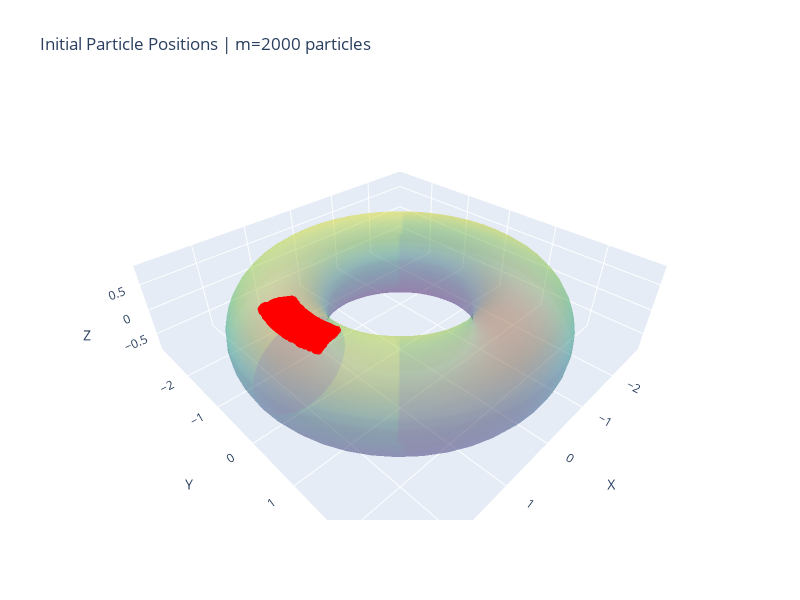
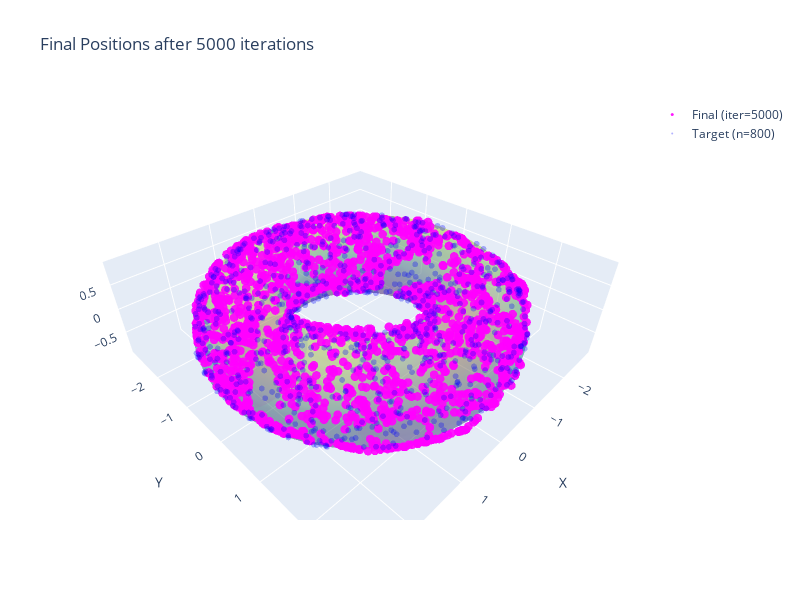

Source (notebook cell) for these figures, in order:
### Markdown cell above
## 17. Visualize Results (3D)

- **Blue dots**: Target distribution (uniform on torus)
- **Red solid circles**: Initial particle positions (localized)
- **Magenta hollow circles**: Final particle positions (should spread out)

### Code cell
# Create torus surface mesh for reference
theta_surf = np.linspace(0, 2 * np.pi, 50)
phi_surf = np.linspace(0, 2 * np.pi, 30)
THETA_S, PHI_S = np.meshgrid(theta_surf, phi_surf)
X_surf = (R + r * np.cos(PHI_S)) * np.cos(THETA_S)
Y_surf = (R + r * np.cos(PHI_S)) * np.sin(THETA_S)
Z_surf = r * np.sin(PHI_S)

# ============ Figure 1: Target distribution only ============
fig1 = plt.figure(figsize=(8, 6))
ax1 = fig1.add_subplot(111, projection='3d')
ax1.plot_surface(X_surf, Y_surf, Z_surf, alpha=0.2, cmap='viridis', edgecolor='none')
ax1.scatter(X_tar[:, 0], X_tar[:, 1], X_tar[:, 2], s=3, c='blue', alpha=0.7, label='Target')
ax1.set_title('Target Distribution on Torus 𝕋²', fontsize=18)
ax1.legend(fontsize=14)
ax1.set_xlabel('X')
ax1.set_ylabel('Y')
ax1.set_zlabel('Z')
ax1.set_box_aspect([1, 1, 0.4])
plt.tight_layout()
plt.savefig('figures/torus/kswgd_1_target.pdf', dpi=300, bbox_inches='tight')
plt.savefig('figures/torus/kswgd_1_target.png', dpi=300, bbox_inches='tight')
print("[SAVED] figures/torus/kswgd_1_target.pdf & .png")
plt.show()
print(f'Kernel: {kernel_name}, n={n}')

# ============ Figure 2: Initial positions only ============
fig2 = plt.figure(figsize=(8, 6))
ax2 = fig2.add_subplot(111, projection='3d')
ax2.plot_surface(X_surf, Y_surf, Z_surf, alpha=0.2, cmap='viridis', edgecolor='none')
ax2.scatter(x_t[:, 0, 0], x_t[:, 1, 0], x_t[:, 2, 0], s=10, c='red', alpha=0.9, label='Initial')
ax2.set_title('Initial Positions', fontsize=18)
ax2.legend(fontsize=14)
ax2.set_xlabel('X')
ax2.set_ylabel('Y')
ax2.set_zlabel('Z')
ax2.set_box_aspect([1, 1, 0.4])
plt.tight_layout()
plt.savefig('figures/torus/kswgd_2_initial.pdf', dpi=300, bbox_inches='tight')
plt.savefig('figures/torus/kswgd_2_initial.png', dpi=300, bbox_inches='tight')
print("[SAVED] figures/torus/kswgd_2_initial.pdf & .png")
plt.show()
print(f'm={m} particles')

# ============ Figure 3: Final positions only ============
fig3 = plt.figure(figsize=(8, 6))
ax3 = fig3.add_subplot(111, projection='3d')
ax3.plot_surface(X_surf, Y_surf, Z_surf, alpha=0.2, cmap='viridis', edgecolor='none')
ax3.scatter(x_t[:, 0, -1], x_t[:, 1, -1], x_t[:, 2, -1], s=10, c='magenta', alpha=0.9, label='Final')
ax3.set_title('Final Positions', fontsize=18)
ax3.legend(fontsize=14)
ax3.set_xlabel('X')
ax3.set_ylabel('Y')
ax3.set_zlabel('Z')
ax3.set_box_aspect([1, 1, 0.4])
plt.tight_layout()
plt.savefig('figures/torus/kswgd_3_final.pdf', dpi=300, bbox_inches='tight')
plt.savefig('figures/torus/kswgd_3_final.png', dpi=300, bbox_inches='tight')
print("[SAVED] figures/torus/kswgd_3_final.pdf & .png")
plt.show()
print(f'after {num_iter} iterations')

# ============ Interactive Plotly 3D Plots (can rotate!) ============
import plotly.graph_objects as go

# Create torus surface mesh for Plotly
theta_surf_p = np.linspace(0, 2 * np.pi, 50)
phi_surf_p = np.linspace(0, 2 * np.pi, 30)
THETA_P, PHI_P = np.meshgrid(theta_surf_p, phi_surf_p)
X_surf_p = (R + r * np.cos(PHI_P)) * np.cos(THETA_P)
Y_surf_p = (R + r * np.cos(PHI_P)) * np.sin(THETA_P)
Z_surf_p = r * np.sin(PHI_P)

# ============ Interactive Figure 1: Initial positions ============
fig_init = go.Figure()
fig_init.add_trace(go.Surface(
    x=X_surf_p, y=Y_surf_p, z=Z_surf_p,
    opacity=0.3, colorscale='Viridis', showscale=False, name='Torus'
))
fig_init.add_trace(go.Scatter3d(
    x=x_t[:, 0, 0], y=x_t[:, 1, 0], z=x_t[:, 2, 0],
    mode='markers', marker=dict(size=3, color='red', opacity=0.9),
    name=f'Initial (m={m})'
))
fig_init.update_layout(
    title=f'Initial Particle Positions | m={m} particles',
    scene=dict(xaxis_title='X', yaxis_title='Y', zaxis_title='Z', aspectmode='data'),
    width=800, height=600
)
fig_init.write_html('figures/torus/kswgd_initial_interactive.html', include_mathjax='cdn')
print("[SAVED] figures/torus/kswgd_initial_interactive.html")
fig_init.show()

# ============ Interactive Figure 3: Final positions ============
fig_final = go.Figure()
fig_final.add_trace(go.Surface(
    x=X_surf_p, y=Y_surf_p, z=Z_surf_p,
    opacity=0.3, colorscale='Viridis', showscale=False, name='Torus'
))
fig_final.add_trace(go.Scatter3d(
    x=x_t[:, 0, -1], y=x_t[:, 1, -1], z=x_t[:, 2, -1],
    mode='markers', marker=dict(size=3, color='magenta', opacity=0.9),
    name=f'Final (iter={num_iter})'
))
# Also add target for comparison (semi-transparent)
fig_final.add_trace(go.Scatter3d(
    x=X_tar[:, 0], y=X_tar[:, 1], z=X_tar[:, 2],
    mode='markers', marker=dict(size=2, color='blue', opacity=0.3),
    name=f'Target (n={n})'
))
fig_final.update_layout(
    title=f'Final Positions after {num_iter} iterations',
    scene=dict(xaxis_title='X', yaxis_title='Y', zaxis_title='Z', aspectmode='data'),
    width=800, height=600
)
fig_final.write_html('figures/torus/kswgd_final_interactive.html', include_mathjax='cdn')
print("[SAVED] figures/torus/kswgd_final_interactive.html")
fig_final.show()
print(f'Kernel: {kernel_name}')

# ============ Save static figures as PDF (vector format for LaTeX) ============
# Matplotlib static figures for paper
fig_pdf, axes_pdf = plt.subplots(1, 3, figsize=(25, 10), subplot_kw={'projection': '3d'})

# Target
axes_pdf[0].plot_surface(X_surf, Y_surf, Z_surf, alpha=0.2, cmap='viridis', edgecolor='none')
axes_pdf[0].scatter(X_tar[:, 0], X_tar[:, 1], X_tar[:, 2], s=2, c='blue', alpha=0.7)
axes_pdf[0].set_title('Target', fontsize=26, y=1.0)
axes_pdf[0].set_box_aspect([1, 1, 0.4])

# Initial
axes_pdf[1].plot_surface(X_surf, Y_surf, Z_surf, alpha=0.2, cmap='viridis', edgecolor='none')
axes_pdf[1].scatter(x_t[:, 0, 0], x_t[:, 1, 0], x_t[:, 2, 0], s=3, c='red', alpha=0.9)
axes_pdf[1].set_title('Initial', fontsize=26, y=1.0)
axes_pdf[1].set_box_aspect([1, 1, 0.4])

# Final
axes_pdf[2].plot_surface(X_surf, Y_surf, Z_surf, alpha=0.2, cmap='viridis', edgecolor='none')
axes_pdf[2].scatter(x_t[:, 0, -1], x_t[:, 1, -1], x_t[:, 2, -1], s=3, c='magenta', alpha=0.9)
axes_pdf[2].set_title('Final', fontsize=26, y=1.0)
axes_pdf[2].set_box_aspect([1, 1, 0.4])

# plt.suptitle('KSWGD on Torus', fontsize=22, y=0.98)
plt.tight_layout(rect=[0, 0, 1, 0.95])
plt.savefig('figures/torus/kswgd_torus_results.pdf', dpi=300, bbox_inches='tight')
plt.savefig('figures/torus/kswgd_torus_results.png', dpi=300, bbox_inches='tight')
print("[SAVED] figures/torus/kswgd_torus_results.pdf (vector format for LaTeX)")
print("[SAVED] figures/torus/kswgd_torus_results.png (raster format)")
plt.show()
print(f'{kernel_name} Kernel | Riemannian: local_pca (k={LOCAL_PCA_K_NEIGHBORS})' if USE_RIEMANNIAN_GRADIENT else f'{kernel_name} Kernel | Euclidean gradient')

### Figure 1 — Plotly figure (JSON) as saved in the notebook; plotly's stock layout.template omitted (floating-point values rounded to 4 significant figures; data arrays with more than 128 entries replaced by an {"elided": "..."} marker saying what was removed)
{"data": [{"colorscale": [[0, "#440154"], [0.1111, "#482878"], [0.2222, "#3e4989"], [0.3333, "#31688e"], [0.4444, "#26828e"], [0.5556, "#1f9e89"], [0.6667, "#35b779"], [0.7778, "#6ece58"], [0.8889, "#b5de2b"], [1, "#fde725"]], "name": "Torus", "opacity": 0.3, "showscale": false, "type": "surface", "x": {"elided": "30x50 float values"}, "y": {"elided": "30x50 float values"}, "z": {"elided": "30x50 float values"}}, {"marker": {"color": "red", "opacity": 0.9, "size": 3}, "mode": "markers", "name": "Initial (m=2000)", "type": "scatter3d", "x": {"elided": "2000 float values"}, "y": {"elided": "2000 float values"}, "z": {"elided": "2000 float values"}}], "layout": {"height": 600, "scene": {"aspectmode": "data", "xaxis": {"title": {"text": "X"}}, "yaxis": {"title": {"text": "Y"}}, "zaxis": {"title": {"text": "Z"}}}, "title": {"text": "Initial Particle Positions | m=2000 particles"}, "width": 800}}

### Figure 2 — Plotly figure (JSON) as saved in the notebook; plotly's stock layout.template omitted (floating-point values rounded to 4 significant figures; data arrays with more than 128 entries replaced by an {"elided": "..."} marker saying what was removed)
{"data": [{"colorscale": [[0, "#440154"], [0.1111, "#482878"], [0.2222, "#3e4989"], [0.3333, "#31688e"], [0.4444, "#26828e"], [0.5556, "#1f9e89"], [0.6667, "#35b779"], [0.7778, "#6ece58"], [0.8889, "#b5de2b"], [1, "#fde725"]], "name": "Torus", "opacity": 0.3, "showscale": false, "type": "surface", "x": {"elided": "30x50 float values"}, "y": {"elided": "30x50 float values"}, "z": {"elided": "30x50 float values"}}, {"marker": {"color": "magenta", "opacity": 0.9, "size": 3}, "mode": "markers", "name": "Final (iter=5000)", "type": "scatter3d", "x": {"elided": "2000 float values"}, "y": {"elided": "2000 float values"}, "z": {"elided": "2000 float values"}}, {"marker": {"color": "blue", "opacity": 0.3, "size": 2}, "mode": "markers", "name": "Target (n=800)", "type": "scatter3d", "x": {"elided": "800 float values"}, "y": {"elided": "800 float values"}, "z": {"elided": "800 float values"}}], "layout": {"height": 600, "scene": {"aspectmode": "data", "xaxis": {"title": {"text": "X"}}, "yaxis": {"title": {"text": "Y"}}, "zaxis": {"title": {"text": "Z"}}}, "title": {"text": "Final Positions after 5000 iterations"}, "width": 800}}
